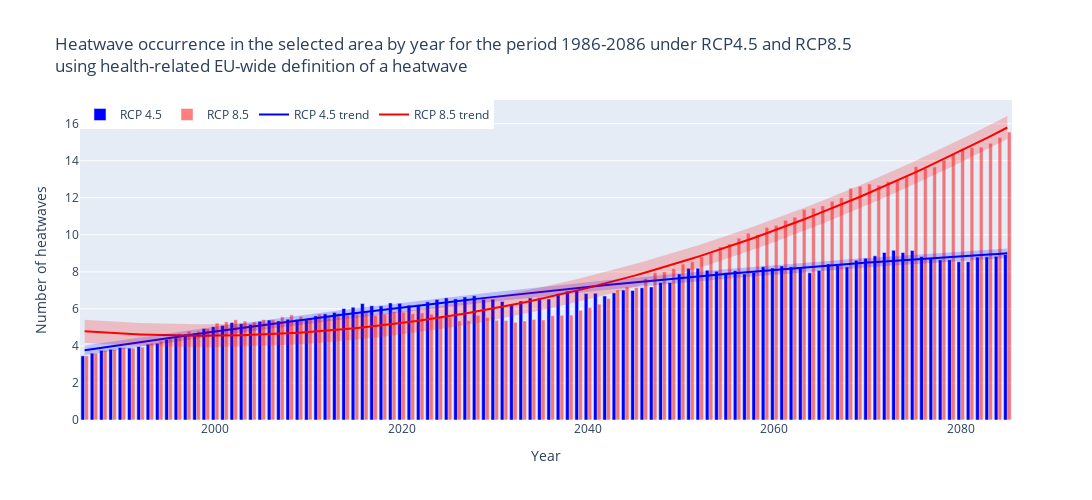

The cell this chart's notebook holds for it:
### Markdown cell above
### Plot results for heatwave data defined based on EU-wide health-related thresholds

### Code cell
b = hwd45h
t = hwd85h

# Define years
year = list(range(1986, 2086))

# Fit polynomial regression curves (degree 2 for simplicity)
b_poly = np.polyfit(np.arange(len(b)), b, 2)
t_poly = np.polyfit(np.arange(len(t)), t, 2)

# Calculate polynomial values
b_poly_values = np.polyval(b_poly, np.arange(len(b)))
t_poly_values = np.polyval(t_poly, np.arange(len(t)))

# Calculate the residuals and standard error for b
b_residuals = b - b_poly_values
b_std_error = np.std(b_residuals)

# Calculate the residuals and standard error for t
t_residuals = t - t_poly_values
t_std_error = np.std(t_residuals)

# Create figure
fig = go.Figure()
# Add bar trace for 'b'
fig.add_trace(go.Bar(x=year, y=b, name='RCP 4.5', marker_color='blue'))
# Add bar trace for 't'
fig.add_trace(go.Bar(x=year, y=t, name='RCP 8.5', opacity=0.5, marker_color='red'))
# Update layout
fig.update_layout(
    title='Heatwave occurrence in the selected area by year for the period 1986-2086 under RCP4.5 and RCP8.5 <br>using health-related EU-wide definition of a heatwave',
    xaxis_title='Year',
    yaxis_title='Number of heatwaves',
    legend=dict(x=0, y=1, traceorder='normal', orientation='h'),
    width=1100,
    height=500
)
fig.show()
